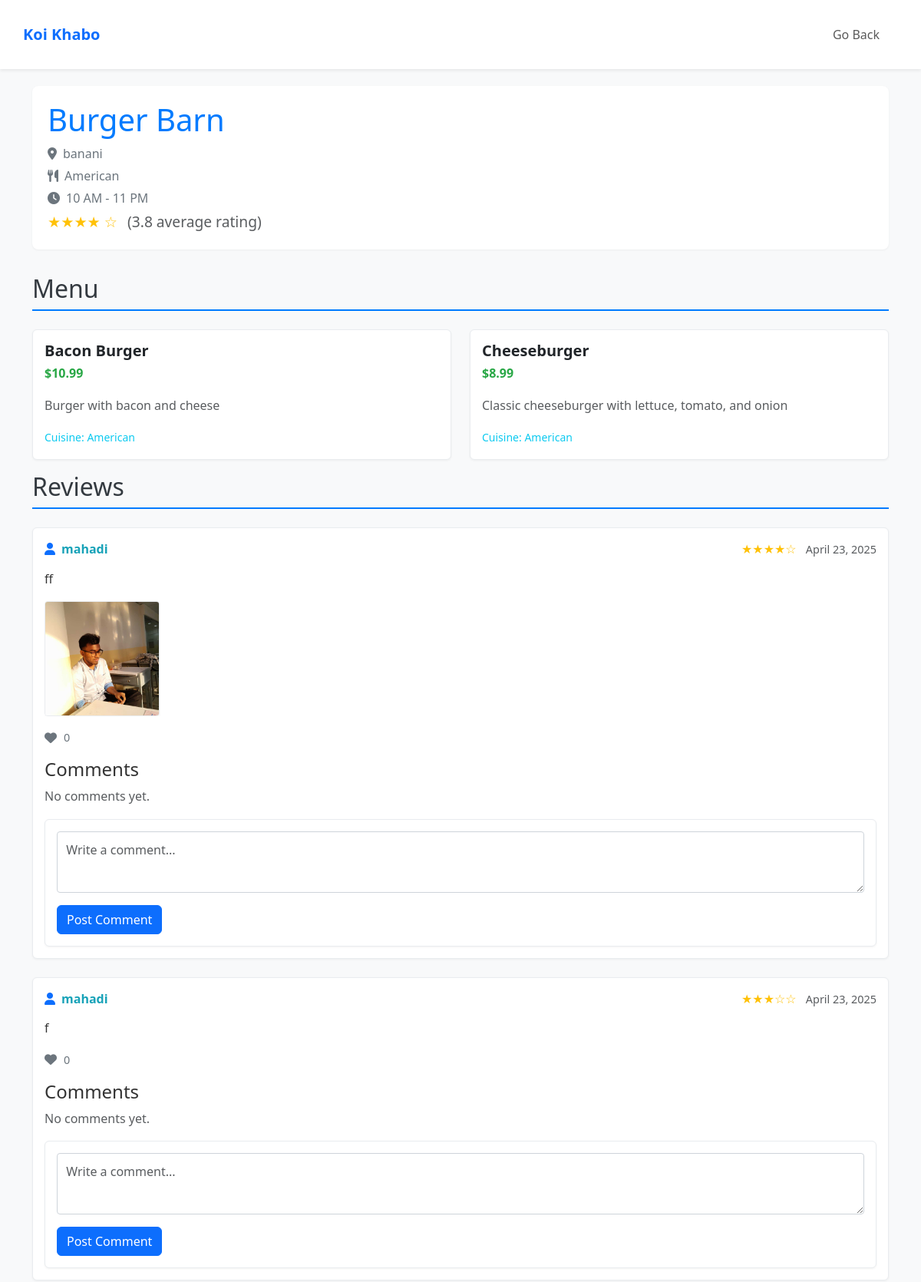
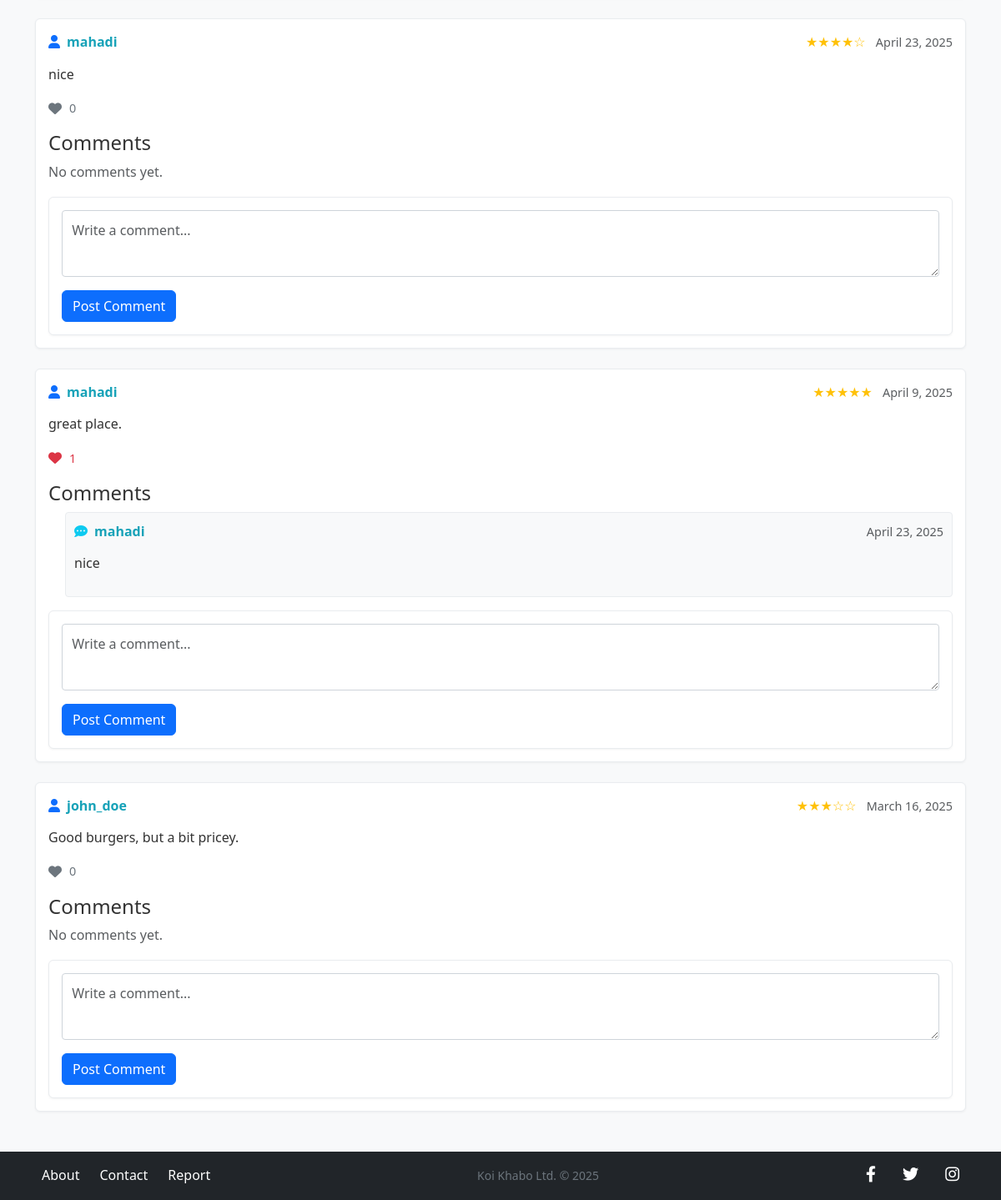
Screenshot of /restaurant_details.php?id=2 (signed in) with the database file from the repository (2 pictures, top to bottom).
### tables this page shows
CREATE TABLE `restaurant` (
  `RestaurantID` int(11) NOT NULL,
  `Name` varchar(100) NOT NULL,
  `Location` text DEFAULT NULL,
  `OpeningHours` varchar(100) DEFAULT NULL,
  `CuisineType` varchar(100) DEFAULT NULL,
  `AverageRating` decimal(3,2) DEFAULT 0.00,
  `AdminID` int(11) DEFAULT NULL,
  `IsDeleted` tinyint(1) DEFAULT 0
);

CREATE TABLE `food` (
  `FoodID` int(11) NOT NULL,
  `RestaurantID` int(11) DEFAULT NULL,
  `Name` varchar(100) NOT NULL,
  `Description` text DEFAULT NULL,
  `Price` decimal(10,2) DEFAULT NULL,
  `CuisineID` int(11) DEFAULT NULL,
  `IsDeleted` tinyint(1) DEFAULT 0
);

CREATE TABLE `cuisine` (
  `CuisineID` int(11) NOT NULL,
  `Name` varchar(100) NOT NULL
);

CREATE TABLE `reviewmetabase` (
  `ReviewID` int(11) NOT NULL,
  `UserID` int(11) DEFAULT NULL,
  `RestaurantID` int(11) DEFAULT NULL,
  `ReviewDate` timestamp NOT NULL DEFAULT current_timestamp(),
  `Rating` int(11) DEFAULT NULL CHECK (`Rating` between 1 and 5),
  `ReviewText` text DEFAULT NULL,
  `IsDeleted` tinyint(1) DEFAULT 0
);

CREATE TABLE `usercredentials` (
  `UserID` int(11) NOT NULL,
  `Username` varchar(50) NOT NULL,
  `PasswordHash` varchar(255) NOT NULL,
  `CreatedAt` timestamp NOT NULL DEFAULT current_timestamp(),
  `IsDeleted` tinyint(1) DEFAULT 0
);

CREATE TABLE `commentmetadata` (
  `CommentID` int(11) NOT NULL,
  `ReviewID` int(11) DEFAULT NULL,
  `UserID` int(11) DEFAULT NULL,
  `CommentDate` timestamp NOT NULL DEFAULT current_timestamp(),
  `CommentText` text DEFAULT NULL,
  `IsDeleted` tinyint(1) DEFAULT 0
);

### restaurant_details.php (the view, shortened to what this page needs)
<?php
$db_server = "localhost";
$db_user = "root";
$db_pass = "";
$db_name = "aamm";
$conn = mysqli_connect($db_server, $db_user, $db_pass, $db_name);
$restaurant_id = (int)$_GET['id'];
$stmt = $conn->prepare("
    SELECT r.*, AVG(rm.Rating) as AvgRating
    FROM restaurant r
    LEFT JOIN reviewmetabase rm ON r.RestaurantID = rm.RestaurantID AND rm.IsDeleted = 0
    WHERE r.RestaurantID = ? AND r.IsDeleted = 0
");
$stmt->bind_param("i", $restaurant_id);
$stmt->execute();
$restaurant = $stmt->get_result()->fetch_assoc();
$stmt = $conn->prepare("
    SELECT f.*, c.Name as CuisineName
    FROM food f
    JOIN cuisine c ON f.CuisineID = c.CuisineID
    WHERE f.RestaurantID = ? AND f.IsDeleted = 0
    ORDER BY f.Name
");
$stmt->bind_param("i", $restaurant_id);
$stmt->execute();
$menu = $stmt->get_result();
$stmt = $conn->prepare("
    SELECT rm.*, u.Username,
           (SELECT COUNT(lb.LikeID) FROM likedby lb WHERE lb.ReviewID = rm.ReviewID AND lb.IsDeleted = 0) as LikeCount,
           (SELECT COUNT(lb.LikeID) FROM likedby lb WHERE lb.ReviewID = rm.ReviewID AND lb.UserID = ? AND lb.IsDeleted = 0) as UserLiked
    FROM reviewmetabase rm
    JOIN usercredentials u ON rm.UserID = u.UserID
    WHERE rm.RestaurantID = ? AND rm.IsDeleted = 0
    ORDER BY rm.ReviewDate DESC
");
$stmt->bind_param("ii", $_SESSION['user_id'], $restaurant_id);
$stmt->execute();
$reviews_result = $stmt->get_result();
$reviews = $reviews_result->fetch_all(MYSQLI_ASSOC);
$comments = [];
if (!empty($reviews)) {
    $review_ids = array_column($reviews, 'ReviewID');
    $placeholders = implode(',', array_fill(0, count($review_ids), '?'));
    $types = str_repeat('i', count($review_ids));
    $comment_stmt = $conn->prepare("
        SELECT c.*, u.Username
        FROM commentmetadata c
        JOIN usercredentials u ON c.UserID = u.UserID
        WHERE c.ReviewID IN ($placeholders) AND c.IsDeleted = 0
        ORDER BY c.CommentDate
    ");
    $comment_stmt->bind_param($types, ...$review_ids);
    $comment_stmt->execute();
    $comment_result = $comment_stmt->get_result();
    while ($comment = $comment_result->fetch_assoc()) {
        $comments[$comment['ReviewID']][] = $comment;
    }
}
$review_photos = [];
if (!empty($reviews)) {
    $review_ids = array_column($reviews, 'ReviewID');
    $placeholders = implode(',', array_fill(0, count($review_ids), '?'));
    $types = str_repeat('i', count($review_ids));
    $photo_stmt = $conn->prepare("SELECT ReviewID, FilePath FROM review_photos WHERE ReviewID IN ($placeholders) AND IsDeleted = 0");
    if ($photo_stmt) {
        $photo_stmt->bind_param($types, ...$review_ids);
        $photo_stmt->execute();
        $photo_result = $photo_stmt->get_result();
        while ($photo = $photo_result->fetch_assoc()) {
            $review_photos[$photo['ReviewID']][] = $photo['FilePath'];
        }
    } else {
        error_log("Error preparing photo statement: " . $conn->error);
    }
}
?>
<!DOCTYPE html>
<html lang="en">
<head>
    <link href="https://cdn.jsdelivr.net/npm/bootstrap@5.3.5/dist/css/bootstrap.min.css" rel="stylesheet"
>
    <link rel="stylesheet" href="https://cdnjs.cloudflare.com/ajax/libs/font-awesome/6.0.0/css/all.min.css"
/>
</head>
<body>
<header class="bg-white shadow-sm py-3 fixed-top">
    <nav class="navbar navbar-expand-lg container">
        <a class="navbar-brand fw-bold text-primary" href="./user_home.php">Koi Khabo</a>
        <div class="collapse navbar-collapse justify-content-end" id="navbarNav">
            <ul class="navbar-nav">
                <li class="nav-item">
                    <a class="nav-link btn btn-outline-info me-3" href="restaurants.php">Go Back</a>
                </li>
            </ul>
        </div>
    </nav>
</header>
<main class="container">
    <div class="restaurant-header">
        <h1 class="restaurant-name"><?= htmlspecialchars($restaurant['Name']) ?></h1>
        <div class="restaurant-meta">
            <p><i class="fas fa-map-marker-alt text-secondary me-2"></i><?= htmlspecialchars($restaurant['Location']) ?></p>
            <p><i class="fas fa-utensils text-secondary me-2"></i><?= htmlspecialchars($restaurant['CuisineType']) ?></p>
            <p><i class="fas fa-clock text-secondary me-2"></i><?= htmlspecialchars($restaurant['OpeningHours']) ?></p>
        </div>
        <div class="rating">
            <?= str_repeat('★', round($restaurant['AvgRating'])) ?>
            <?= str_repeat('☆', 5 - round($restaurant['AvgRating'])) ?>
            <span class="ms-2 text-muted">(<?= number_format($restaurant['AvgRating'], 1) ?> average rating)</span>
        </div>
    </div>
    <section class="section">
        <h2 class="section-title">Menu</h2>
        <?php if ($menu->num_rows > 0): ?>
            <div class="row row-cols-1 row-cols-md-2 g-4">
                <?php while ($item = $menu->fetch_assoc()): ?>
                    <div class="col">
                        <div class="menu-item">
                            <h5 class="menu-item-name"><?= htmlspecialchars($item['Name']) ?></h5>
                            <p class="menu-item-price">$<?= number_format($item['Price'], 2) ?></p>
                            <p class="text-muted"><?= htmlspecialchars($item['Description']) ?></p>
                            <div><small class="text-info">Cuisine: <?= htmlspecialchars($item['CuisineName']) ?></small></div>
                        </div>
                    </div>
                <?php endwhile; ?>
            </div>
        <?php else: ?>
            <p class="text-muted">No menu items listed for this restaurant.</p>
        <?php endif; ?>
    </section>
    <section class="section">
        <h2 class="section-title">Reviews</h2>
        <?php if (!empty($reviews)): ?>
            <?php foreach ($reviews as $review): ?>
                <div class="review">
                    <div class="review-header">
                        <div class="review-author"><i class="fas fa-user me-2 text-primary"></i><?= htmlspecialchars($review['Username']) ?></div>
                        <div>
                            <span class="review-rating text-warning"><?= str_repeat('★', $review['Rating']) ?><?= str_repeat('☆', 5 - $review['Rating']) ?></span>
                            <span class="review-date text-muted ms-2"><?= date("F j, Y", strtotime($review['ReviewDate'])) ?></span>
                        </div>
                    </div>
                    <p class="mt-2"><?= htmlspecialchars($review['ReviewText']) ?></p>
                    <?php if (!empty($review_photos[$review['ReviewID']])): ?>
                        <div class="review-images-container">
                            <?php foreach ($review_photos[$review['ReviewID']] as $photo): ?>
                                <img src="<?= htmlspecialchars($photo) ?>" alt="Review Image" class="review-image">
                            <?php endforeach; ?>
                        </div>
                    <?php endif; ?>
                    <div class="review-actions mt-3">
                        <a href="?id=<?= $restaurant_id ?>&like_review=<?= $review['ReviewID'] ?>" class="like-btn <?= $review['UserLiked'] > 0 ? 'liked' : '' ?>">
                            <i class="fas fa-heart me-1"></i> <span class="like-count"><?= $review['LikeCount'] ?></span>
                        </a>
                    </div>
                    <h4 class="mt-3">Comments</h4>
                    <?php if (!empty($comments[$review['ReviewID']])): ?>
                        <?php foreach ($comments[$review['ReviewID']] as $comment): ?>
                            <div class="comment">
                                <div class="review-header">
                                    <div class="review-author"><i class="fas fa-comment-dots me-2 text-info"></i><?= htmlspecialchars($comment['Username']) ?></div>
                                    <div class="review-date text-muted"><?= date("F j, Y", strtotime($comment['CommentDate'])) ?></div>
                                </div>
                                <p><?= htmlspecialchars($comment['CommentText']) ?></p>
                            </div>
                        <?php endforeach; ?>
                    <?php else: ?>
                        <p class="text-muted">No comments yet.</p>
                    <?php endif; ?>
                    <form class="comment-form mt-3" method="POST">
                        <textarea name="comment_text" class="form-control" placeholder="Write a comment..." required></textarea>
                        <button type="submit" name="add_comment" class="btn btn-primary mt-2">Post Comment</button>
                    </form>
                </div>
            <?php endforeach; ?>
        <?php else: ?>
            <p class="text-muted">No reviews yet for this restaurant.</p>
        <?php endif; ?>
    </section>
    <a href="restaurants.php" class="back-link"><i class="fas fa-arrow-left me-2"></i> Back to Restaurants</a>
</main>
<footer class="bg-dark py-3 mt-4">
    <div class="container">
        <div class="d-flex justify-content-between align-items-center">
            <div class="d-flex align-items-center gap-2 mb-md-0 ">
                <a href="#" class="text-white text-decoration-none">About</a>
                <a href="#" class="text-white text-decoration-none">Contact</a>
                <a href="#" class="text-white text-decoration-none">Report</a>
            </div>
            <div class="w-100 d-flex justify-content-center justify-content-md-center order-md-2 mb-md-0 align-items-center">
                <span class="small text-secondary">Koi Khabo Ltd. &copy; <?= date('Y') ?></span>
            </div>
            <div class="d-flex gap-3 order-md-3 align-items-center">
                <a href="#" aria-label="Facebook" class="text-white"><i class="fab fa-facebook-f social-icon"></i></a>
                <a href="#" aria-label="Twitter" class="text-white"><i class="fab fa-twitter social-icon"></i></a>
                <a href="#" aria-label="Instagram" class="text-white"><i class="fab fa-instagram social-icon"></i></a>
            </div>
        </div>
    </div>
</footer>
</body>
</html>

### restaurant_details.php (style rules this page uses)
body { font-family: 'Segoe UI', Tahoma, Geneva, Verdana, sans-serif; background-color: #f8f9fa; color: #333; line-height: 1.6; }
header { background-color: #ffffff; box-shadow: 0 2px 4px rgba(0, 0, 0, 0.1); padding: 1rem 0; }
main { padding: 2rem 0; margin-top: 80px; max-width: 1200px; margin-left: auto; margin-right: auto; }
.restaurant-header { background-color: #fff; padding: 20px; margin-bottom: 2rem; border-radius: 8px; box-shadow: 0 1px 3px rgba(0, 0, 0, 0.05); }
.restaurant-name { font-size: 2.5rem; color: #007bff; margin-bottom: 0.5rem; }
.restaurant-meta p { color: #6c757d; margin-bottom: 0.2rem; }
.rating { color: #ffc107; font-size: 1.2rem; }
.section-title { font-size: 2rem; color: #343a40; border-bottom: 2px solid #007bff; padding-bottom: 0.5rem; margin-bottom: 1.5rem; }
.menu-item { background-color: #fff; padding: 15px; margin-bottom: 1rem; border-radius: 6px; box-shadow: 0 1px 3px rgba(0, 0, 0, 0.05); border: 1px solid #e9ecef; }
.menu-item-name { font-weight: bold; color: #212529; margin-bottom: 0.3rem; }
.menu-item-price { color: #28a745; font-weight: bold; }
.review { background-color: #fff; padding: 15px; margin-bottom: 1.5rem; border-radius: 6px; box-shadow: 0 1px 3px rgba(0, 0, 0, 0.05); border: 1px solid #e9ecef; }
.review-header { display: flex; justify-content: space-between; align-items: center; margin-bottom: 0.8rem; }
.review-author { font-weight: bold; color: #17a2b8; }
.review-rating { color: #ffc107; }
.review-date { color: #6c757d; font-size: 0.9rem; }
.comment { background-color: #f8f9fa; padding: 10px; margin: 0.5rem 0 0.5rem 20px; border-radius: 4px; border: 1px solid #e9ecef; }
.comment-form { margin-top: 1rem; padding: 15px; background-color: #fff; border-radius: 6px; box-shadow: 0 1px 3px rgba(0, 0, 0, 0.05); border: 1px solid #e9ecef; }
.comment-form textarea { width: 100%; padding: 0.7rem; margin-bottom: 0.5rem; border: 1px solid #ced4da; border-radius: 4px; min-height: 80px; }
.back-link { display: inline-block; margin-top: 1.5rem; color: #007bff; text-decoration: none; transition: color 0.15s ease-in-out; }
footer { background-color: #343a40; color: #ffffff; padding: 1rem 0; text-align: center; position: fixed; bottom: 0; width: 100%; }
footer a { color: #f8f9fa; text-decoration: none; margin: 0 0.5rem; transition: color 0.15s ease-in-out; }
.social-icon { font-size: 1.2rem; }
.review-actions { margin-top: 10px; display: flex; gap: 15px; align-items: center; }
.like-btn { color: #6c757d; text-decoration: none; transition: color 0.15s ease-in-out; display: flex; align-items: center; cursor: pointer; }
.like-btn.liked { color: #dc3545; }
.like-count { margin-left: 5px; font-size: 0.9rem; }
.review-images-container { margin-top: 10px; display: flex; gap: 10px; overflow-x: auto; }
.review-image { max-width: 150px; height: auto; border: 1px solid #e9ecef; border-radius: 4px; box-shadow: 0 1px 3px rgba(0, 0, 0, 0.05); }

### rows the page displays
restaurant: Name "Burger Barn", Location "banani", CuisineType "American", OpeningHours "10 AM - 11 PM"
food: Name "Bacon Burger", Price "10.99", Description "Burger with bacon and cheese", CuisineID.Name "American"
food: Name "Cheeseburger", Price "8.99", Description "Classic cheeseburger with lettuce, tomato, and onion", CuisineID.Name "American"
reviewmetabase: UserID.Username "mahadi", Rating "★★★★", Rating "☆", ReviewDate "April 23, 2025", ReviewText "ff", LikeCount "0", shows "No comments yet."
reviewmetabase: UserID.Username "mahadi", Rating "★★★", Rating "☆☆", ReviewDate "April 23, 2025", ReviewText "f", LikeCount "0", shows "No comments yet."
reviewmetabase: UserID.Username "mahadi", Rating "★★★★", Rating "☆", ReviewDate "April 23, 2025", ReviewText "nice", LikeCount "0", shows "No comments yet."
reviewmetabase: UserID.Username "mahadi", Rating "★★★★★", ReviewDate "April 9, 2025", ReviewText "great place.", LikeCount "1"
commentmetadata: UserID.Username "mahadi", CommentDate "April 23, 2025", CommentText "nice"
reviewmetabase: UserID.Username "john_doe", Rating "★★★", Rating "☆☆", ReviewDate "March 16, 2025", ReviewText "Good burgers, but a bit pricey.", LikeCount "0", shows "No comments yet."

### other values shown
str_repeat('★', round($restaurant['AvgRating'])) "★★★★"
str_repeat('☆', 5 - round($restaurant['AvgRating'])) "☆"
$restaurant['AvgRating'] "3.8"
